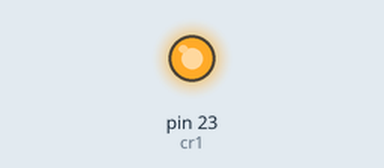
Simulated run of this sketch. Board: Arduino Mega 2560, built with avr-gcc and run on an emulated ATmega2560. Shown: output pins drawn as LEDs (lit = HIGH).

Above: at 2.0 s.
At 4.5 s:
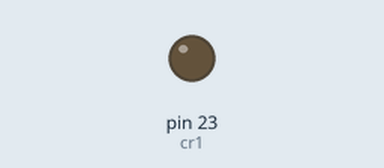
Timing chart, 0 to 6.6 s (numbered marks = the images above):
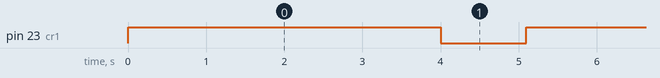

Measured:
- by itself, pin 23 (cr1): alternates HIGH for 4.0 s and LOW for 1.1 s

The sketch:

CONVEYOR.ino
```cpp
/*
  EGG VENDING MACHINE CODE FOR Y AXIS TRIAL 1
 CC NARRENCER , TILAK , CPDO , DENNIS ASHOK

 */

int cr1 = 23;// conveyor

// the setup routine runs once when you press reset:
void setup() {
  // initialize the digital pin as an output.
  pinMode(cr1, OUTPUT);

}

// the loop routine runs over and over again forever:
void loop() {

cy();
delay(1000);
}

void cy()
{
  // cy for call();
  digitalWrite(cr1, HIGH);   // FORWARD TURN ON
  delay(4000);               //
  digitalWrite(cr1, LOW);   // FORWARD TURN OFF
  delay(100);
}
```
